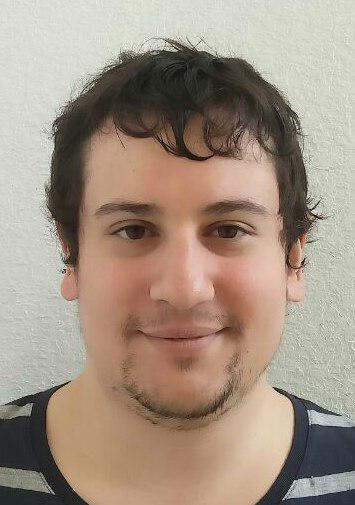
#> input picture image.jpg, 355 x 505 px
$ python script.py   (older library calls are emulated)
#> lines starting #> are read from the running program, lines starting #| are printed output that depends on the picture; after the words box and inside, x2 and y2 are one past the last pixel; in counts of white or black regions, pixels touching at a corner belong together
from scipy import misc, ndimage
face = misc.imread('image.jpg', flatten=True)
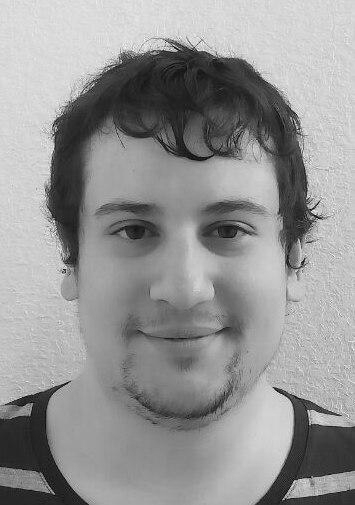
#> face: shape (505, 355) float32; min 0, max 254.4, mean 149.8
misc.imsave('face_gray.png', face)

face_height, face_width = face.shape
#> face_height = 505; face_width = 355
gray = 150


for h in range(face_height):
    for w in range(face_width):
        if face[h][w] > 125:
            face[h][w] = 255
        elif face[h][w] < 140:
            face[h][w] = 0
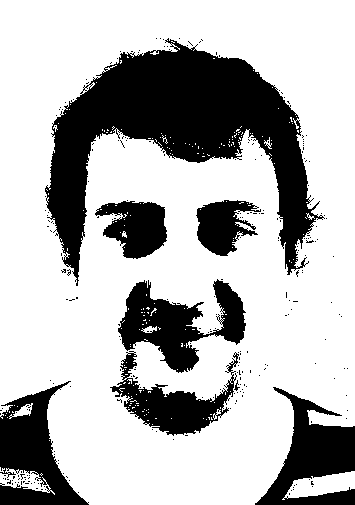
#> face: shape (505, 355) float32; 71.4% white; 261 black regions (253 under 20 px), largest, box (x1, y1, x2, y2) and area: (45, 38, 325, 286) 25680, (118, 279, 246, 373) 5529, (255, 387, 355, 505) 5389


#> (the run stopped early here; a loop or call above may not have finished)
